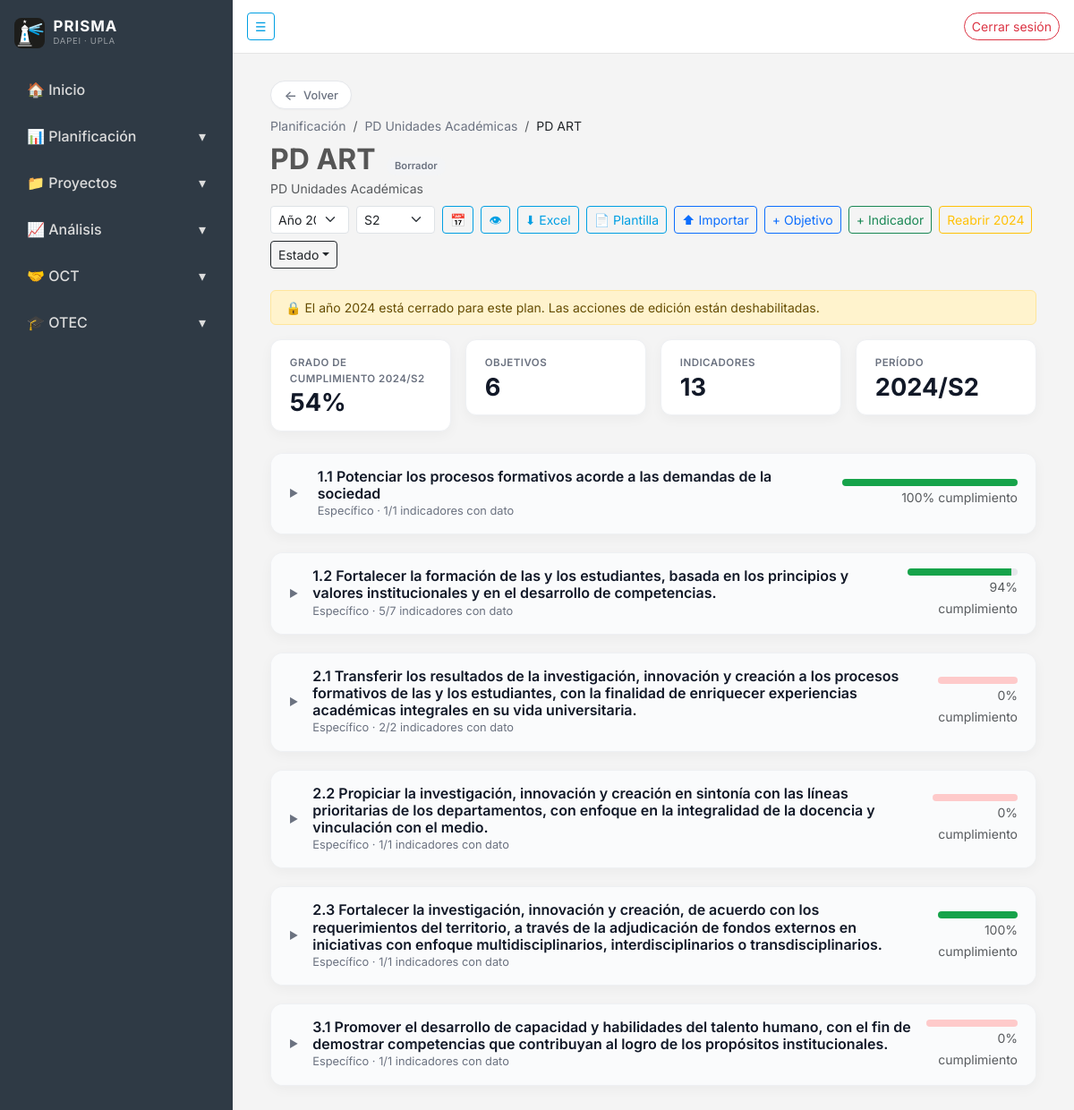
Page /planificacion/programas/7/seguimiento/ (signed in) on the committed database.
### planificacion/models.py (models this page shows, shortened)
class Programa(models.Model):
    class TipoPrograma(models.TextChoices):
        PEI = "PEI", "PEI"
        PD_UNIDADES = "PD_UNI", "PD Unidades Académicas"
        PD_FUNCIONES = "PD_FUN", "PD Funciones Institucionales"
    class Estado(models.TextChoices):
        BORRADOR = "BORRADOR", "Borrador"
        VIGENTE = "VIGENTE", "Vigente"
        CERRADO = "CERRADO", "Cerrado"
    nombre = models.CharField(max_length=100)
    tipo = models.CharField(
        max_length=10,
        choices=TipoPrograma.choices,
        default=TipoPrograma.PEI,
    )
    estado = models.CharField(
        max_length=10,
        choices=Estado.choices,
        default=Estado.BORRADOR,
    )
    objetivos = models.ManyToManyField(
        "Objetivo",
        blank=True,
        related_name="programas_asociados",
    )
    fecha_creacion = models.DateTimeField(auto_now_add=True)
    creado_por = models.ForeignKey(
        settings.AUTH_USER_MODEL,
        on_delete=models.PROTECT,
        null=True,
        blank=True,
        related_name="programas_creados",
    )
    eliminado = models.BooleanField(default=False)
    objects = ActivosManager()
    todos = models.Manager()
    class Meta:
        verbose_name = "Programa / PD"
        verbose_name_plural = "Programas / PD"
        ordering = ["nombre"]
        constraints = [
            models.UniqueConstraint(
                fields=["nombre", "tipo"],
                condition=models.Q(eliminado=False),
                name="programa_unico_nombre_tipo_activo",
            ),
        ]

class Objetivo(models.Model):
    class TipoObjetivo(models.TextChoices):
        ESTRATEGICO = "ESTRATEGICO", "Estratégico"
        ESPECIFICO = "ESPECIFICO", "Específico"
    nombre = models.CharField(max_length=500, verbose_name="Nombre")
    descripcion = models.TextField(verbose_name="Descripción", max_length=500)
    tipo = models.CharField(
        max_length=20,
        choices=TipoObjetivo.choices,
        verbose_name="Tipo de objetivo",
    )
    fecha_creacion = models.DateTimeField(
        auto_now_add=True, verbose_name="Fecha de creación"
    )
    creado_por = models.ForeignKey(
        settings.AUTH_USER_MODEL,
        on_delete=models.SET_NULL,
        null=True,
        blank=True,
        related_name="objetivos_creados",
        verbose_name="Creado por",
    )
    eliminado = models.BooleanField(default=False)
    objects = ActivosManager()
    todos = models.Manager()
    class Meta:
        ordering = ["-fecha_creacion"]
        verbose_name = "Objetivo"
        verbose_name_plural = "Objetivos"

### planificacion/views.py (the view)
# urls.py: path("programas/<int:pk>/seguimiento/", views.seguimiento_programa, name="seguimiento_programa"),
@login_required
def seguimiento_programa(request, pk):
    role = get_user_role(request)
    programa = get_object_or_404(
        Programa.objects.prefetch_related(
            "objetivos",
            "programas_indicadores__indicador__estrategias",
            "programas_indicadores__seguimientos",
            "programas_indicadores__metas_anuales",
        ),
        pk=pk,
    )
    anio, semestre = parse_anio_semestre(request, default_sem=2)
    objetivos_disponibles = Objetivo.objects.exclude(programas_asociados=programa)
    indicadores_disponibles = Indicador.objects.exclude(
        id__in=programa.programas_indicadores.values_list("indicador_id", flat=True)
    )
    estructura, avance_global = _construir_estructura(programa, anio, semestre)
    cierre_existente = programa.cierres.filter(anio=anio).exists()
    return render(request, "planificacion/seguimiento_programa.html", {
        "programa": programa,
        "estructura": estructura,
        "avance_global": avance_global,
        "anio": anio,
        "semestre": semestre,
        "anios": DEFAULT_ANIOS,
        "objetivos_disponibles": objetivos_disponibles,
        "indicadores_disponibles": indicadores_disponibles,
        "es_planificacion": role["es_planificacion"],
        "es_publico": False,
        "cierre_existente": cierre_existente,
        "total_objetivos": len(estructura),
        "total_indicadores": sum(b["indicadores_total"] for b in estructura),
    })

### planificacion/helpers.py (called while the page is built, shortened)
def es_planificacion(user):
    if not user.is_authenticated:
        return False
    if user.is_superuser:
        return True
    return user.groups.filter(name="Planificacion").exists()

def get_user_role(request):
    cache_key = "_planificacion_role"
    if hasattr(request, cache_key):
        return getattr(request, cache_key)
    user = request.user
    role = {
        "es_planificacion": es_planificacion(user),
        "es_anonimo": not user.is_authenticated,
    }
    setattr(request, cache_key, role)
    return role

def calcular_avance(valor, meta, calculo_invertido=False):
    if valor is None or meta is None:
        return None
    try:
        v = Decimal(str(valor))
        m = Decimal(str(meta))
    except InvalidOperation:
        return None
    if m == 0:
        return None
    if v == 0:
        return 0.0
    if calculo_invertido:
        ratio = (m / v) * Decimal(100)
    else:
        ratio = (v / m) * Decimal(100)
    pct = float(ratio)
    return max(0.0, pct)

def color_avance(avance):
    if avance is None:
        return "neutro"
    if avance < 70:
        return "rojo"
    if avance < 90:
        return "amarillo"
    return "verde"

def hex_color_avance(avance):
    if avance is None:
        return "#9ca3af"
    if avance < 70:
        return "#ef4444"
    if avance < 90:
        return "#f59e0b"
    return "#16a34a"

def score_color(color):
    if color == "verde":
        return Decimal("1.0")
    if color == "amarillo":
        return Decimal("0.7")
    if color == "rojo":
        return Decimal("0.0")
    return None

def grado_cumplimiento_plan(items):
    suma_calculo = Decimal(0)
    suma_pesos = Decimal(0)
    for it in items:
        score = score_color(it.get("color"))
        if score is None:
            continue
        peso = it.get("peso") or Decimal(1)
        suma_calculo += peso * score
        suma_pesos += peso
    if suma_pesos == 0:
        return None
    return float(suma_calculo / suma_pesos * Decimal(100))

def _safe_int(raw, default):
    if raw is None:
        return default

def parse_anio_semestre(request, default_anio=None, default_sem=2):
    anio = _safe_int(request.GET.get("anio"), default_anio or DEFAULT_ANIOS[0])
    sem = _safe_int(request.GET.get("semestre"), default_sem)
    if sem not in (1, 2):
        sem = default_sem
    return anio, sem

### planificacion/models.py (called while the page is built)
    def get_queryset(self):
        return super().get_queryset().filter(eliminado=False)

### planificacion/templates/planificacion/seguimiento_programa.html (shortened to what this page needs)
{% extends "core/base.html" %}
{% load humanize l10n planificacion_extras %}
{% block content %}
{% localize off %}
<div class="container-fluid">
    <a href="{% url 'planificacion:lista_programas_tipo' programa.tipo %}" class="btn-volver mb-2"><span class="arrow">←</span> Volver</a>
    <div class="crumbs small mb-2">
        <a href="{% url 'planificacion:home' %}">Planificación</a>
        <span class="mx-1 text-muted">/</span>
        <a href="{% url 'planificacion:lista_programas_tipo' programa.tipo %}">{{ programa.get_tipo_display }}</a>
        <span class="mx-1 text-muted">/</span>
        <span class="text-dark">{{ programa.nombre }}</span>
    </div>
    <div class="d-flex justify-content-between align-items-center mb-4 flex-wrap gap-2">
        <div>
            <h2 class="fw-bold mb-0 d-inline-block me-2">{{ programa.nombre }}</h2>
            <span class="estado-pill estado-{{ programa.estado }}">{{ programa.get_estado_display }}</span>
            <div><small class="text-muted">{{ programa.get_tipo_display }}</small></div>
        </div>
        <div class="d-flex gap-2 align-items-center flex-wrap">
            <form method="GET" class="d-flex align-items-center gap-2">
                <select name="anio" class="form-select form-select-sm" onchange="this.form.submit()">
                    {% for a in anios %}
                    <option value="{{ a }}" {% if a == anio %}selected{% endif %}>Año {{ a }}</option>
                    {% endfor %}
                </select>
                <select name="semestre" class="form-select form-select-sm" onchange="this.form.submit()">
                    <option value="2" {% if semestre == 2 %}selected{% endif %}>S2</option>
                </select>
            </form>
            <a href="{% url 'planificacion:heatmap' programa.pk %}"
               class="btn btn-sm btn-outline-secondary" title="Heatmap multi-año">📅</a>
            <a href="{% url 'planificacion:seguimiento_publico' programa.pk %}"
               class="btn btn-sm btn-outline-secondary" title="Vista pública (read-only)">👁</a>
            <a href="{% url 'planificacion:excel_exportar' programa.pk %}"
               class="btn btn-sm btn-outline-secondary" title="Exportar Excel">⬇ Excel</a>
            {% if es_planificacion and not es_publico %}
                <a href="{% url 'planificacion:excel_plantilla' programa.pk %}"
                   class="btn btn-sm btn-outline-secondary" title="Descargar plantilla Excel">📄 Plantilla</a>
                <button class="btn btn-sm btn-outline-primary"
                        data-bs-toggle="modal" data-bs-target="#modalImport">⬆ Importar</button>
                <button class="btn btn-sm btn-outline-primary"
                        data-bs-toggle="modal" data-bs-target="#modalObjetivo">+ Objetivo</button>
                <button class="btn btn-sm btn-outline-success"
                        data-bs-toggle="modal" data-bs-target="#modalIndicador">+ Indicador</button>
                {% if cierre_existente %}
                <form method="POST" action="{% url 'planificacion:reabrir_anio' programa.pk %}" class="m-0">
                    <button type="submit" class="btn btn-sm btn-outline-warning">Reabrir {{ anio }}</button>
                </form>
                {% else %}
                <button class="btn btn-sm btn-danger"
                        data-bs-toggle="modal" data-bs-target="#modalCierre">Cerrar {{ anio }}</button>
                {% endif %}
                <div class="dropdown">
                    <button class="btn btn-sm btn-outline-dark dropdown-toggle" data-bs-toggle="dropdown">Estado</button>
                </div>
            {% endif %}
        </div>
    </div>
    {% if cierre_existente and not es_publico %}
    <div class="alert alert-warning py-2 small mb-3">
        🔒 El año {{ anio }} está cerrado para este plan. Las acciones de edición están deshabilitadas.
    </div>
    {% endif %}
    <div class="row g-3 mb-4">
        <div class="col-md-3">
            <div class="kpi" title="Σ(peso × score) / Σ(pesos de indicadores con medición) × 100. Score: verde=1, amarillo=0,7, rojo=0. S/M y N/A se descuentan del total.">
                <div class="label">Grado de cumplimiento {{ anio }}/S{{ semestre }}</div>
                <div class="value {% if avance_global is not None %}text-{{ avance_global|color_for }}{% endif %}">
                    {% if avance_global is not None %}{{ avance_global|floatformat:0 }}%{% else %}—{% endif %}
                </div>
            </div>
        </div>
        <div class="col-md-3"><div class="kpi"><div class="label">Objetivos</div><div class="value">{{ total_objetivos }}</div></div></div>
        <div class="col-md-3"><div class="kpi"><div class="label">Indicadores</div><div class="value">{{ total_indicadores }}</div></div></div>
        <div class="col-md-3"><div class="kpi"><div class="label">Período</div><div class="value">{{ anio }}/S{{ semestre }}</div></div></div>
    </div>
    {% for bloque in estructura %}
    <div class="objetivo-block">
        <div class="objetivo-head"
             onclick="window._togObj({{ bloque.objetivo.id }}, this)">
            <span class="caret">▶</span>
            <div class="flex-grow-1">
                <h5>{{ bloque.objetivo.nombre }}</h5>
                <div class="meta-info">
                    {{ bloque.objetivo.get_tipo_display }} ·
                    {{ bloque.indicadores_con_dato }}/{{ bloque.indicadores_total }} indicadores con dato
                </div>
            </div>
            <div class="objetivo-progress text-end">
                {% if bloque.avance is not None %}
                    <div class="bar track-{{ bloque.color_obj }}"><span class="bg-{{ bloque.color_obj }}" style="width: {{ bloque.avance|avance_clamp }}%;"></span></div>
                    <small class="text-muted">{{ bloque.avance|floatformat:0 }}% cumplimiento</small>
                {% else %}
                    <small class="text-muted">Sin datos {{ anio }}/S{{ semestre }}</small>
                {% endif %}
            </div>
        </div>
    </div>
    {% empty %}
    {% if total_objetivos == 0 %}{% else %}
    <div class="alert alert-light text-center">Este programa aún no tiene objetivos asociados.</div>
    {% endif %}
    {% endfor %}
</div>
{% endlocalize %}
{% endblock %}

### core/templates/core/base.html (style rules this page uses)
:root { --font-sans: 'Inter', -apple-system, BlinkMacSystemFont, 'Segoe UI', Roboto, sans-serif; --font-mono: 'JetBrains Mono', ui-monospace, 'SFMono-Regular', Menlo, monospace; }
body { overflow-x: hidden; background-color: #f4f4f4; color: #565656; font-family: var(--font-sans); font-feature-settings: 'cv02', 'cv03', 'cv04', 'cv11'; -webkit-font-smoothing: antialiased; -moz-osx-font-smoothing: grayscale; }
.btn-outline-secondary { border-color: #009fe3; color: #009fe3; }
.btn-volver { display: inline-flex; align-items: center; gap: .45rem; background: #ffffff; border: 1px solid #e5e7eb; color: #6b7280; border-radius: 999px; padding: .35rem .9rem; font-size: .8rem; font-weight: 500; text-decoration: none; transition: all .15s ease; box-shadow: 0 1px 2px rgba(0,0,0,0.03); }
.btn-volver .arrow { display: inline-block; font-size: .95rem; line-height: 1; transition: transform .15s ease; }

### planificacion/templates/planificacion/seguimiento_programa.html (style rules this page uses)
.kpi { background: #fff; border-radius: 12px; padding: 1.1rem 1.3rem; box-shadow: 0 4px 14px rgba(0,0,0,0.04); border: 1px solid #eef0f3; }
.kpi .label { font-size: .72rem; color: #6b7280; text-transform: uppercase; letter-spacing: .04em; font-weight: 600; }
.kpi .value { font-size: 1.7rem; font-weight: 700; color: #111827; line-height: 1; margin-top: .25rem; }
.objetivo-block { background: #fff; border-radius: 14px; box-shadow: 0 4px 14px rgba(0,0,0,0.04); margin-bottom: 1.25rem; border: 1px solid #eef0f3; overflow: hidden; }
.objetivo-head { padding: 1rem 1.25rem; cursor: pointer; display: flex; justify-content: space-between; align-items: center; gap: 1rem; background: #fafbfc; }
.objetivo-head h5 { margin: 0; font-size: 1rem; font-weight: 600; color: #111827; }
.objetivo-head .meta-info { font-size: .8rem; color: #6b7280; }
.objetivo-progress { width: 200px; }
.objetivo-progress .bar { height: 8px; background: #e5e7eb; border-radius: 999px; overflow: hidden; }
.objetivo-progress .bar.track-rojo { background: #fecaca; }
.objetivo-progress .bar > span { display: block; height: 100%; transition: width .3s; }
.objetivo-head .caret { display: inline-block; width: 1rem; color: #6b7280; transition: transform .2s; font-size: .7rem; }
.bar-verde, .bg-verde { background: #16a34a; }
.crumbs a { color: #6b7280; text-decoration: none; }
.estado-pill { font-size: .7rem; font-weight: 600; padding: .2rem .55rem; border-radius: 999px; }
.estado-BORRADOR { background: #f3f4f6; color: #6b7280; }

### rows in the picture
Programa: tipo "PD Unidades Académicas", nombre "PD ART", estado "Borrador"
Objetivo: objetivo.nombre "1.1 Potenciar los procesos formativos acorde a las demandas de la sociedad", objetivo.tipo "Específico", indicadores_con_dato "1", indicadores_total "1", avance "100"
Objetivo: objetivo.nombre "1.2 Fortalecer la formación de las y los estudiantes, basada en los principios y valores institucionales y en el desarrollo de competencias.", objetivo.tipo "Específico", indicadores_con_dato "5", indicadores_total "7", avance "94"
Objetivo: objetivo.nombre "2.1 Transferir los resultados de la investigación, innovación y creación a los procesos formativos de las y los estudiantes, con la finalidad de enriquecer experiencias académicas integrales en su vida universitaria.", objetivo.tipo "Específico", indicadores_con_dato "2", indicadores_total "2", avance "0"
Objetivo: objetivo.nombre "2.2 Propiciar la investigación, innovación y creación en sintonía con las líneas prioritarias de los departamentos, con enfoque en la integralidad de la docencia y vinculación con el medio.", objetivo.tipo "Específico", indicadores_con_dato "1", indicadores_total "1", avance "0"
Objetivo: objetivo.nombre "2.3 Fortalecer la investigación, innovación y creación, de acuerdo con los requerimientos del territorio, a través de la adjudicación de fondos externos en iniciativas con enfoque multidisciplinarios, interdisciplinarios o transdisciplinarios.", objetivo.tipo "Específico", indicadores_con_dato "1", indicadores_total "1", avance "100"
Objetivo: objetivo.nombre "3.1 Promover el desarrollo de capacidad y habilidades del talento humano, con el fin de demostrar competencias que contribuyan al logro de los propósitos institucionales.", objetivo.tipo "Específico", indicadores_con_dato "1", indicadores_total "1", avance "0"

### other values in the picture
{{ anio }} "2024"
{{ semestre }} "2"
{{ avance_global|floatformat:0 }} "54"
{{ total_objetivos }} "6"
{{ total_indicadores }} "13"
